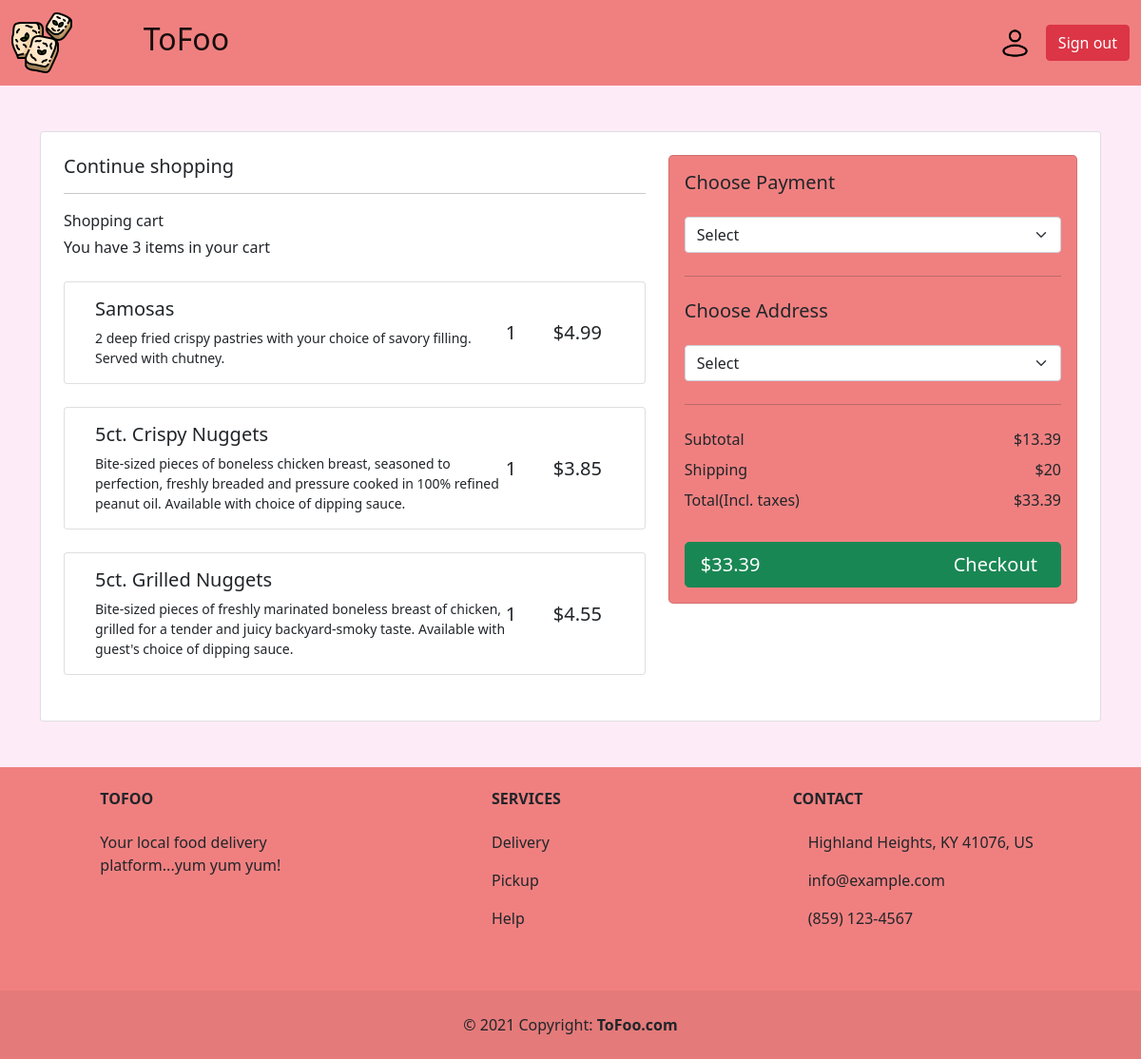
/App/cart.php (signed in), run on the app's committed database.
### tables this page shows
CREATE TABLE `cart` (
  `ID` int(8) NOT NULL,
  `price` decimal(4,2) NOT NULL,
  `itemID` int(8) NOT NULL
);

CREATE TABLE `item` (
  `ID` int(11) NOT NULL,
  `name` varchar(32) NOT NULL,
  `description` text NOT NULL,
  `price` decimal(4,2) NOT NULL,
  `picture` varchar(32) NOT NULL,
  `restaurantID` int(8) NOT NULL
);

### Classes/CartClass.php (called while the page is built)
<?php
class Cart
{
  static function getCartCount($connection)
  {
    $query = $connection->query('SELECT COUNT(*) AS count FROM cart');
    $count = $query->fetch();
    return $count;
  }
  static function getCart($connection)
  {
    $result = $connection->query('SELECT * FROM cart');
    return $result;
  }
  static function getItem($connection, $itemID)
  {
    $query = $connection->prepare('SELECT * FROM item WHERE ID=?');
    $query->execute([$itemID]);
    $item = $query->fetch();
    return $item;
  }
}

### App/cart.php (the view, shortened to what this page needs)
<?php
require_once('../Home/Header.php');
require_once('../Settings/Connection.php');
require_once('../Classes/CartClass.php');
$result = Cart::getCart($connection);
$count = Cart::getCartCount($connection);
$shipping_cost = 20.00;
?>
<section class="h-100 h-custom" style="background-color: #feebf8;">
  <div class="container py-5 h-100">
    <div class="row d-flex justify-content-center align-items-center h-100">
      <div class="col">
        <div class="card">
          <div class="card-body p-4">
            <div class="row">
              <div class="col-lg-7">
                <h5 class="mb-3"><a href="index.php" class="text-body">Continue shopping</a></h5>
                <hr>
                <div class="d-flex justify-content-between align-items-center mb-4">
                  <div>
                    <p class="mb-1">Shopping cart</p>
                    <p class="mb-0">You have <?= $count['count'] ?> items in your cart</p>
                  </div>
                </div>
                <?php
                $total_count = 0;
                while ($cart = $result->fetch()) {
                  $item = Cart::getItem($connection, $cart['itemID']);
                  $total_count += $item['price'];
                ?>
                  <div class="card mb-3 mb-lg-0">
                    <div class="card-body">
                      <div class="d-flex justify-content-between">
                        <div class="d-flex flex-row align-items-center">
                          <div class="ms-3">
                            <h5><?= $item['name'] ?></h5>
                            <p class="small mb-0"><?= $item['description'] ?></p>
                          </div>
                        </div>
                        <div class="d-flex flex-row align-items-center">
                          <div style="width: 50px;">
                            <h5 class="fw-normal mb-0">1</h5>
                          </div>
                          <div style="width: 80px;">
                            <h5 class="mb-0">$<?= $item['price'] ?></h5>
                          </div>
                        </div>
                      </div>
                    </div>
                  </div>
                  <br />
                <?php
                }
                ?>
              </div>
              <div class="col-lg-5">
                <div class="card text-black rounded-3" style="background-color: lightcoral;">
                  <div class="card-body">
                    <div class="d-flex justify-content-between align-items-center mb-4">
                      <h5 class="mb-0">Choose Payment</h5>
                    </div>
                    <select class="form-select" aria-label="Default select example">
                      <option selected>Select</option>
                    </select>
                    <hr class="my-4">
                    <div class="d-flex justify-content-between align-items-center mb-4">
                      <h5 class="mb-0">Choose Address</h5>
                    </div>
                    <select class="form-select" aria-label="Default select example">
                      <option selected>Select</option>
                    </select>
                    <hr class="my-4">
                    <div class="d-flex justify-content-between">
                      <p class="mb-2">Subtotal</p>
                      <p class="mb-2">$<?= $total_count ?></p>
                    </div>
                    <div class="d-flex justify-content-between">
                      <p class="mb-2">Shipping</p>
                      <p class="mb-2">$<?= $shipping_cost ?></p>
                    </div>
                    <div class="d-flex justify-content-between mb-4">
                      <p class="mb-2">Total(Incl. taxes)</p>
                      <p class="mb-2">$<?= $total_count+ $shipping_cost ?></p>
                    </div>
                    <button type="button" class="btn btn-success btn-block btn-lg" style="--mdb-btn-margin-top: 0.5rem;display: block; width: 100%;">
                      <div class="d-flex justify-content-between">
                        <span>$<?= $total_count + $shipping_cost ?></span>
                        <span>Checkout <i class="fas fa-long-arrow-alt-right ms-2"></i></span>
                      </div>
                    </button>
                  </div>
                </div>
              </div>
            </div>
          </div>
        </div>
      </div>
    </div>
  </div>
</section>
<?php
require_once('../Home/Footer.php');
?>

### Home/Header.php (shortened to what this page needs)
<!doctype html>
<html lang="en">
<head>
  <link href="https://cdn.jsdelivr.net/npm/bootstrap@5.0.2/dist/css/bootstrap.min.css" rel="stylesheet">
  <link rel="stylesheet" href="../Theme/style.css">
  <link rel="stylesheet" href="./Theme/auth.css">
</head>
<body style="background-color:#feebf8">
  <nav class="navbar navbar-expand-lg navbar-light" style="background-color:lightcoral;">
    <div class="container-fluid">
      <a class="navbar-brand mt-2 mt-lg-0" href="index.php">
         <img src="../Assets/tofu.png" alt="">
      </a>
      <div class="collapse navbar-collapse" id="navbarSupportedContent" style="margin-left: 5%;">
        <a class="navbar-brand mt-2 mt-lg-0" href="index.php">
          <h2>ToFoo</h2>
        </a>
      </div>
      <div class="d-flex align-items-center">
        <?php
        if (isset($_SESSION['logged']) && $_SESSION['logged'] == true) {
        ?>
          <a href="profile.php" style="margin-right: 15px;">
            <img src="../Assets/user.png" style="height: 35px;">
          </a>
          <a href="Signout.php">
            <button type="button" class="btn btn-danger" type="submit">Sign out</button>
          </a>
        <?php
        }
        ?>
      </div>
    </div>
  </nav>

### Home/Footer.php (shortened to what this page needs)
</body>
<footer class="text-center text-lg-start" style="background-color:lightcoral;">
  <section class="text-center" style="padding: 1.5rem !important;">
    <div class="container text-center text-md-start">
      <div class="row">
        <div class="col-md-3 col-lg-4 col-xl-3 mx-auto mb-4">
          <h6 class="text-uppercase fw-bold mb-4">
            ToFoo
          </h6>
          <p>
            Your local food delivery  platform...yum yum yum!
          </p>
        </div>
        <div class="col-md-3 col-lg-2 col-xl-2 mx-auto mb-4">
          <h6 class="text-uppercase fw-bold mb-4">
            Services
          </h6>
          <p>
            <a href="#!" class="text-reset">Delivery</a>
          </p>
          <p>
            <a href="#!" class="text-reset">Pickup</a>
          </p>
          <p>
            <a href="#!" class="text-reset">Help</a>
          </p>
        </div>
        <div class="col-md-4 col-lg-3 col-xl-3 mx-auto mb-md-0 mb-4">
          <h6 class="text-uppercase fw-bold mb-4">Contact</h6>
          <p><i class="fas fa-home me-3"></i> Highland Heights, KY 41076, US</p>
          <p>
            info@example.com
          </p>
          <p><i class="fas fa-phone me-3"></i> (859) 123-4567</p>
        </div>
      </div>
    </div>
  </section>
  <div class="text-center p-4" style="background-color: rgba(0, 0, 0, 0.05);">
    © 2021 Copyright:
    <a class="text-reset fw-bold" href="#">ToFoo.com</a>
  </div>
</footer>
</html>

### Theme/style.css (style rules this page uses)
a { color: inherit; text-decoration: inherit; }
.navbar { justify-content: space-between !important; }

### data on the page
cart: itemID.name "Samosas", itemID.description "2 deep fried crispy pastries with your choice of savory filling. Served with chutney.", itemID.price "4.99"
cart: itemID.name "5ct. Crispy Nuggets", itemID.description "Bite-sized pieces of boneless chicken breast, seasoned to perfection, freshly breaded and pressure cooked in 100% refined peanut oil. Available with choice of dipping sauce.", itemID.price "3.85"
cart: itemID.name "5ct. Grilled Nuggets", itemID.description "Bite-sized pieces of freshly marinated boneless breast of chicken, grilled for a tender and juicy backyard-smoky taste. Available with guest's choice of dipping sauce.", itemID.price "4.55"

### other printed values
$count['count'] "3"
$total_count "13.39"
$shipping_cost "20"
$total_count+ $shipping_cost "33.39"
$total_count + $shipping_cost "33.39"
